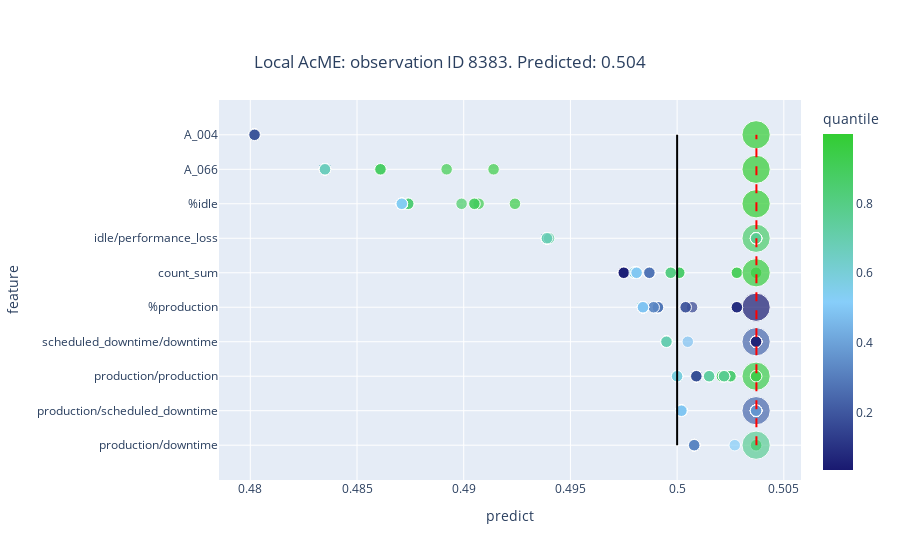
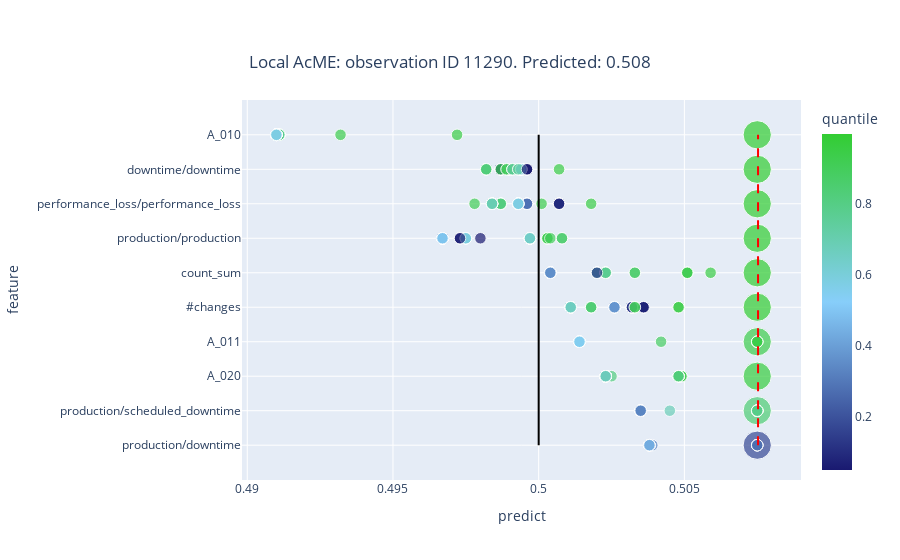
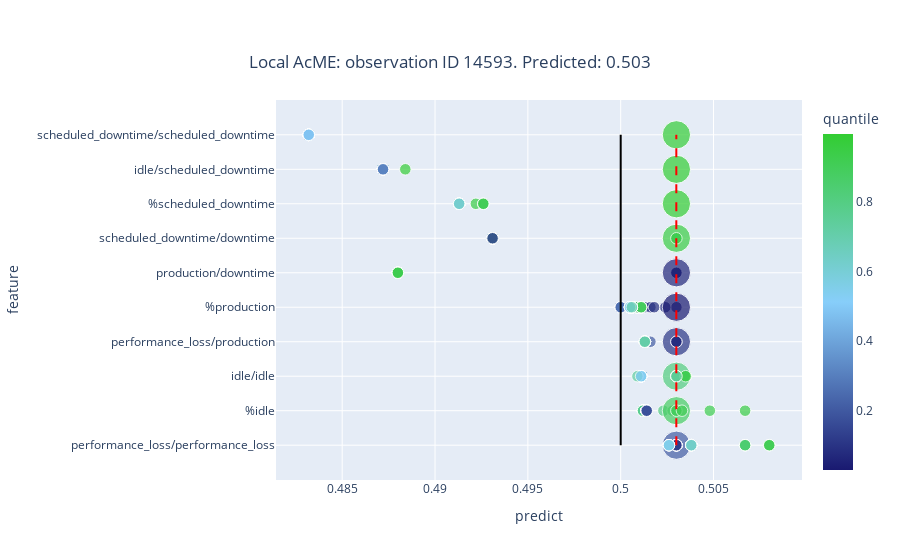
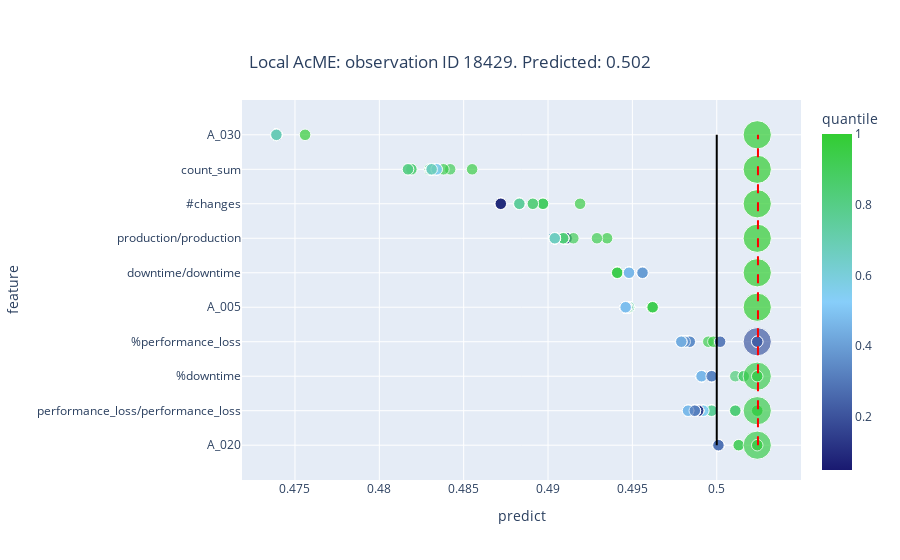

These figures' notebook cell, in order:
### Markdown cell above
## Local summary plot

### Code cell
for i in range(len(equipments)): 
    print("Equipment ", i+1)
    k = random.choice(list(acme_local_explanations[i].keys()))
    acme_loc_summary_plot = acme_local_explanations[i][k].summary_plot(local=True, n_features = 10)
    # acme_loc_summary_plot.update_layout(width = 100 * 15, height = 100 * 6, font = dict(size=18))
    acme_loc_summary_plot.show()

### Figure 1 — Plotly figure (JSON) as saved in the notebook; plotly's stock layout.template omitted (floating-point values rounded to 4 significant figures; data arrays with more than 128 entries replaced by an {"elided": "..."} marker saying what was removed)
{"data": [{"customdata": {"elided": "510x1 float values"}, "hovertemplate": "Feature: <b>%{y}</b><br><br>Predict: %{x}<br>Original value: %{customdata[0]}<br>Quantile: %{marker.color}", "legendgroup": "", "marker": {"color": {"elided": "510 float values"}, "coloraxis": "coloraxis", "size": {"elided": "510 float values"}, "sizemode": "area", "sizeref": 0.00075, "symbol": "circle"}, "mode": "markers", "name": "", "orientation": "h", "showlegend": false, "type": "scatter", "x": {"elided": "510 float values"}, "xaxis": "x", "y": {"elided": "510 str values"}, "yaxis": "y"}], "layout": {"coloraxis": {"colorbar": {"title": {"text": "quantile"}}, "colorscale": [[0, "midnightblue"], [0.5, "lightskyblue"], [1, "limegreen"]]}, "legend": {"itemsizing": "constant", "tracegroupgap": 0}, "shapes": [{"line": {"color": "red", "dash": "dash", "width": 2}, "type": "line", "x0": 0.5037, "x1": 0.5037, "y0": "production/downtime", "y1": "A_004"}, {"line": {"color": "black", "dash": "solid", "width": 2}, "type": "line", "x0": 0.5, "x1": 0.5, "y0": "production/downtime", "y1": "A_004"}], "title": {"text": "Local AcME: observation ID 8383. Predicted: 0.504", "x": 0.5, "xanchor": "center", "y": 0.9, "yanchor": "top"}, "xaxis": {"anchor": "y", "domain": [0, 1], "title": {"text": "predict"}}, "yaxis": {"anchor": "x", "domain": [0, 1], "title": {"text": "feature"}}}}

### Figure 2 — Plotly figure (JSON) as saved in the notebook; plotly's stock layout.template omitted (floating-point values rounded to 4 significant figures; data arrays with more than 128 entries replaced by an {"elided": "..."} marker saying what was removed)
{"data": [{"customdata": {"elided": "510x1 float values"}, "hovertemplate": "Feature: <b>%{y}</b><br><br>Predict: %{x}<br>Original value: %{customdata[0]}<br>Quantile: %{marker.color}", "legendgroup": "", "marker": {"color": {"elided": "510 float values"}, "coloraxis": "coloraxis", "size": {"elided": "510 float values"}, "sizemode": "area", "sizeref": 0.00075, "symbol": "circle"}, "mode": "markers", "name": "", "orientation": "h", "showlegend": false, "type": "scatter", "x": {"elided": "510 float values"}, "xaxis": "x", "y": {"elided": "510 str values"}, "yaxis": "y"}], "layout": {"coloraxis": {"colorbar": {"title": {"text": "quantile"}}, "colorscale": [[0, "midnightblue"], [0.5, "lightskyblue"], [1, "limegreen"]]}, "legend": {"itemsizing": "constant", "tracegroupgap": 0}, "shapes": [{"line": {"color": "red", "dash": "dash", "width": 2}, "type": "line", "x0": 0.5075, "x1": 0.5075, "y0": "production/downtime", "y1": "A_010"}, {"line": {"color": "black", "dash": "solid", "width": 2}, "type": "line", "x0": 0.5, "x1": 0.5, "y0": "production/downtime", "y1": "A_010"}], "title": {"text": "Local AcME: observation ID 11290. Predicted: 0.508", "x": 0.5, "xanchor": "center", "y": 0.9, "yanchor": "top"}, "xaxis": {"anchor": "y", "domain": [0, 1], "title": {"text": "predict"}}, "yaxis": {"anchor": "x", "domain": [0, 1], "title": {"text": "feature"}}}}

### Figure 3 — Plotly figure (JSON) as saved in the notebook; plotly's stock layout.template omitted (floating-point values rounded to 4 significant figures; data arrays with more than 128 entries replaced by an {"elided": "..."} marker saying what was removed)
{"data": [{"customdata": {"elided": "510x1 float values"}, "hovertemplate": "Feature: <b>%{y}</b><br><br>Predict: %{x}<br>Original value: %{customdata[0]}<br>Quantile: %{marker.color}", "legendgroup": "", "marker": {"color": {"elided": "510 float values"}, "coloraxis": "coloraxis", "size": {"elided": "510 float values"}, "sizemode": "area", "sizeref": 0.00075, "symbol": "circle"}, "mode": "markers", "name": "", "orientation": "h", "showlegend": false, "type": "scatter", "x": {"elided": "510 float values"}, "xaxis": "x", "y": {"elided": "510 str values"}, "yaxis": "y"}], "layout": {"coloraxis": {"colorbar": {"title": {"text": "quantile"}}, "colorscale": [[0, "midnightblue"], [0.5, "lightskyblue"], [1, "limegreen"]]}, "legend": {"itemsizing": "constant", "tracegroupgap": 0}, "shapes": [{"line": {"color": "red", "dash": "dash", "width": 2}, "type": "line", "x0": 0.503, "x1": 0.503, "y0": "performance_loss/performance_loss", "y1": "scheduled_downtime/scheduled_downtime"}, {"line": {"color": "black", "dash": "solid", "width": 2}, "type": "line", "x0": 0.5, "x1": 0.5, "y0": "performance_loss/performance_loss", "y1": "scheduled_downtime/scheduled_downtime"}], "title": {"text": "Local AcME: observation ID 14593. Predicted: 0.503", "x": 0.5, "xanchor": "center", "y": 0.9, "yanchor": "top"}, "xaxis": {"anchor": "y", "domain": [0, 1], "title": {"text": "predict"}}, "yaxis": {"anchor": "x", "domain": [0, 1], "title": {"text": "feature"}}}}

### Figure 4 — Plotly figure (JSON) as saved in the notebook; plotly's stock layout.template omitted (floating-point values rounded to 4 significant figures; data arrays with more than 128 entries replaced by an {"elided": "..."} marker saying what was removed)
{"data": [{"customdata": {"elided": "510x1 float values"}, "hovertemplate": "Feature: <b>%{y}</b><br><br>Predict: %{x}<br>Original value: %{customdata[0]}<br>Quantile: %{marker.color}", "legendgroup": "", "marker": {"color": {"elided": "510 float values"}, "coloraxis": "coloraxis", "size": {"elided": "510 float values"}, "sizemode": "area", "sizeref": 0.00075, "symbol": "circle"}, "mode": "markers", "name": "", "orientation": "h", "showlegend": false, "type": "scatter", "x": {"elided": "510 float values"}, "xaxis": "x", "y": {"elided": "510 str values"}, "yaxis": "y"}], "layout": {"coloraxis": {"colorbar": {"title": {"text": "quantile"}}, "colorscale": [[0, "midnightblue"], [0.5, "lightskyblue"], [1, "limegreen"]]}, "legend": {"itemsizing": "constant", "tracegroupgap": 0}, "shapes": [{"line": {"color": "red", "dash": "dash", "width": 2}, "type": "line", "x0": 0.5024, "x1": 0.5024, "y0": "A_020", "y1": "A_030"}, {"line": {"color": "black", "dash": "solid", "width": 2}, "type": "line", "x0": 0.5, "x1": 0.5, "y0": "A_020", "y1": "A_030"}], "title": {"text": "Local AcME: observation ID 18429. Predicted: 0.502", "x": 0.5, "xanchor": "center", "y": 0.9, "yanchor": "top"}, "xaxis": {"anchor": "y", "domain": [0, 1], "title": {"text": "predict"}}, "yaxis": {"anchor": "x", "domain": [0, 1], "title": {"text": "feature"}}}}
